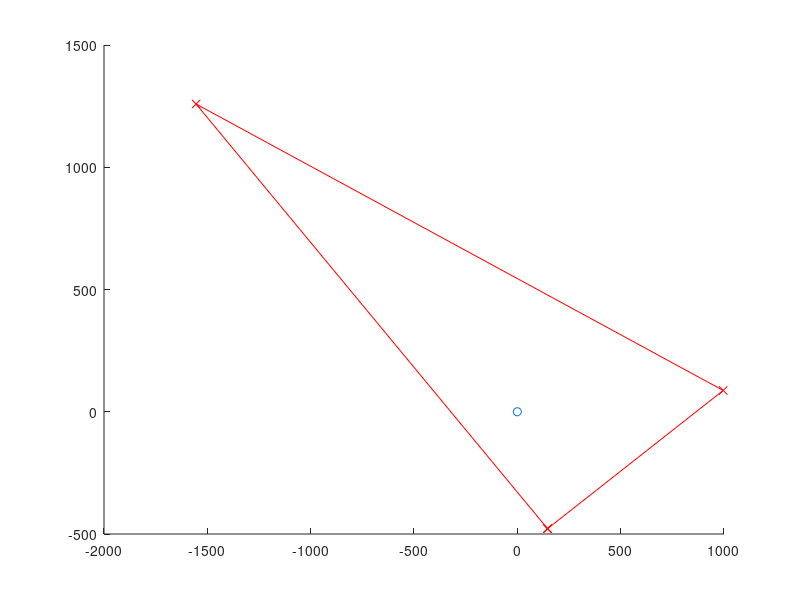

This figure's MATLAB source:
T= 2807function R = planet_pos(radius, theta)    R = [radius*cos(deg2rad(theta)), radius*sin(deg2rad(theta))]endfunctionfunction R = star_pos(t)  R = planet_pos(0, 0) endfunction   function R = ferengy(t)   R = planet_pos(500, 1*t) end  function R = betasoide(t)  R = planet_pos(2000, 3*t) end function R = vulcano(t)   R = planet_pos(1000, -5*t)endfunction       star = star_pos(T) planets = [ferengy(T)', betasoide(T)', vulcano(T)', ferengy(T)'] hold on; plot(star(1), star(2), 'o') plot(planets(1, :), planets(2, :), 'x-r')  hold off;